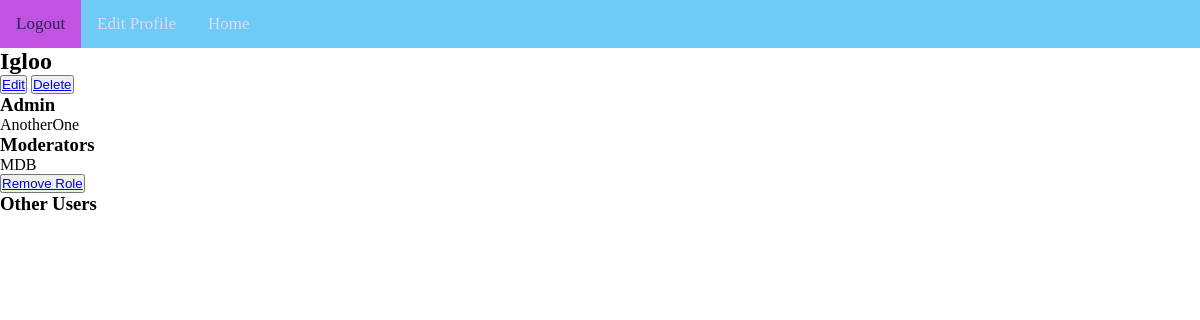
The page /2RcqGVVVoEDwBD3YPERNZS/manage (signed in) on the database as committed earlier.
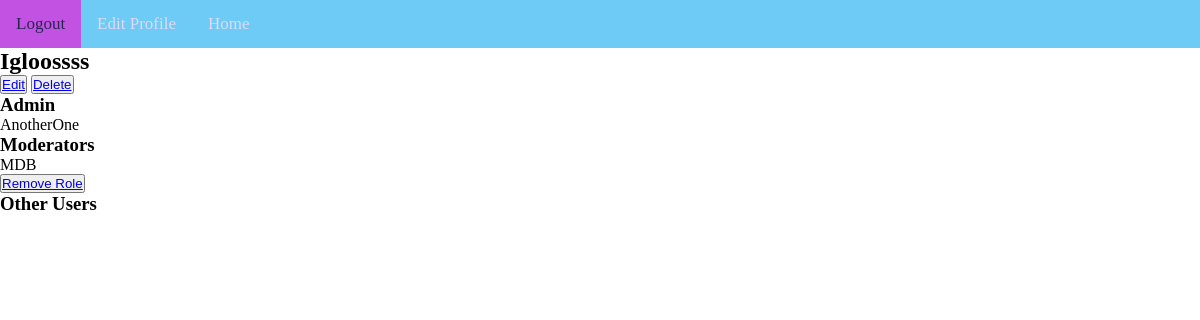
The same page on the database as committed later.
### app/models.py (models this page shows, shortened)
class Group(models.Model):
    name = models.CharField(max_length=200, default=shortuuid.uuid)
    new_group_name = models.CharField(max_length=200, null=True, blank=True)
    admin = models.ForeignKey(
        User,
        on_delete=models.CASCADE,
        related_name="group_chats",
        null=True,
        blank=True,
    )
    moderators = models.ManyToManyField(User, blank=True)
    users = models.ManyToManyField(User, related_name="chat_groups", blank=True)
    is_private = models.BooleanField(default=False)
    users_online = models.ManyToManyField(User, related_name = 'online', blank = True)
    banned_users = models.ManyToManyField(User, related_name='banned_from', blank=True)

### app/decorators.py (the view)
    def wrapper_func(request, channel, *args, **kwargs):
        chatroom = Group.objects.get(name=channel)
        if request.user != chatroom.admin and request.user not in chatroom.moderators.all():
            return HttpResponse("Must be the admin or a moderator of this group.")
        return view_func(request, channel, *args, **kwargs)

### app/views.py (called while the page is built)
@admin_or_moderators_group_management
@login_required(login_url="login")
def group_management_view(request: HttpRequest, channel):
    context = {}
    try:
        chatroom = Group.objects.get(name=channel)
        users = chatroom.users.exclude(username=request.user)
    except:
        chatroom = None
        users = None
    context["chatroom"] = chatroom
    context["users"] = users
    context["current_user"] = request.user
    return render(request, "group_management.html", context)

### app/templates/group_management.html (shortened to what this page needs)
{% extends "group_selection.html" %} {% block content %}
<h2>{{chatroom.new_group_name}}</h2>
{% if current_user == chatroom.admin %}
<button><a href="{% url "update_group" chatroom.name %}">Edit</a></button>
<button><a href="{% url "delete_group" chatroom.name %}">Delete</a></button>
{% elif current_user in chatroom.moderators.all %}
<button><a href="{% url "update_group" chatroom.name %}">Edit</a></button>
{% endif %}
<h3>Admin</h3>
<p>{{chatroom.admin}}</p>
<h3>Moderators</h3>
{% for moderator in chatroom.moderators.all %}
    <p>{{moderator}}</p>
    {% if current_user == chatroom.admin %}
        <button><a href="{% url "remove_moderators" chatroom.name moderator %}">Remove Role</a></button>
    {% endif %}
{% endfor %}
<h3>Other Users</h3>
{% endblock content %}

### app/templates/group_selection.html (shortened to what this page needs)
{% load static %}
<!DOCTYPE html>
<html lang="en">
    <head>
        <link rel="stylesheet" href="{% static 'styles/styles.css' %}" />
    </head>
    <body>
        <div class = 'topnav'>
            <a href="{% url 'logout' %}">Logout</a>
            <a href='{% url "edit-profile" %}'>Edit Profile</a>
            <a href = '{% url "group_selection" %}'>Home</a>
        </div>
        {% block content %}{% endblock content %}
    </body>
</html>

### app/static/styles/styles.css (style rules this page uses)
* { margin: 0; padding: 0; }
.topnav { background-color: #6ecbf5; overflow: hidden; }
.topnav a { float: left; color: #e0d9f6; text-align: center; padding: 14px 16px; text-decoration: none; font-size: 17px; }

Rows that differ between the two databases and show on the page:
changed Group "AnotherOne": new_group_name "Igloo" → "Igloossss"
